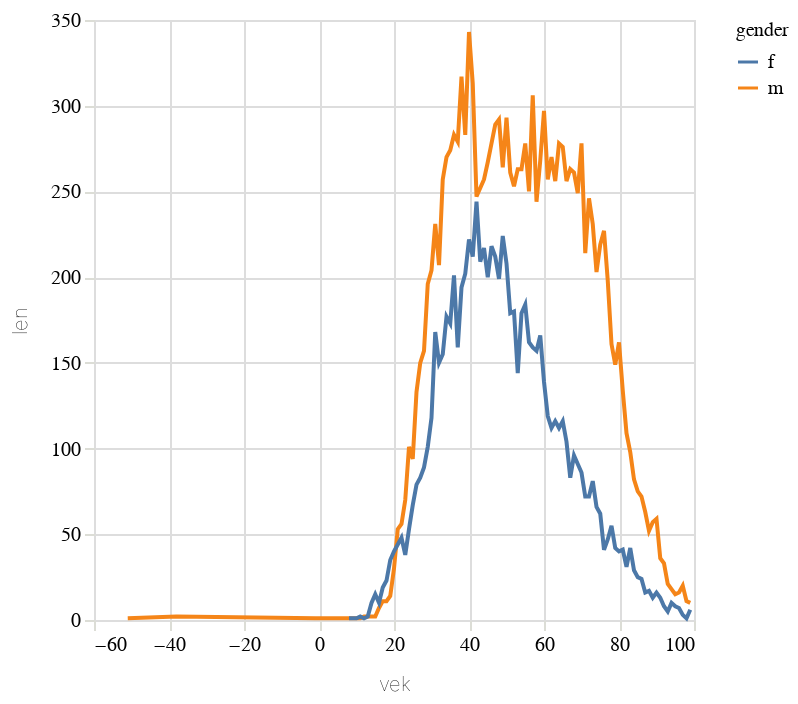

Source (notebook cell):
### Code cell
alt.Chart(cr2.filter(pl.col('gender').is_in(['m','f'])).to_pandas()).mark_line().encode(alt.X("vek"),alt.Y("len"),alt.Color("gender"))

### Figure 1 — Vega-Lite specification as saved in the notebook (floating-point values rounded to 4 significant figures; data arrays with more than 128 entries replaced by an {"elided": "..."} marker saying what was removed)
{"config": {"title": {"font": "Noticia Text", "fontSize": 14, "anchor": "start", "lineHeight": 21, "fontWeight": "bolder", "subtitleFont": "Noticia Text", "subtitleFontSize": 12, "subtitlePadding": 12, "dy": -12}, "axis": {"labelFont": "Asap", "titleFont": "Asap", "fontWeight": "lighter", "titleFontWeight": "lighter", "labelFontSize": 10, "titleFontSize": 10, "labelPadding": 2, "titlePadding": 10, "domainOpacity": 0, "tickColor": "#DCDDD6"}, "legend": {"labelFont": "Asap", "labelFontWeight": "normal", "titleFont": "Asap", "titleFontWeight": "normal", "labelFontSize": 10, "titleFontSize": 10}}, "data": {"name": "data-96e125d8f2d554af9061bdd18b626cbc"}, "mark": {"type": "line"}, "encoding": {"color": {"field": "gender", "type": "nominal"}, "x": {"field": "vek", "type": "quantitative"}, "y": {"field": "len", "type": "quantitative"}}, "$schema": "https://vega.github.io/schema/vega-lite/v5.8.0.json", "datasets": {"data-96e125d8f2d554af9061bdd18b626cbc": {"elided": "183 records"}}}
